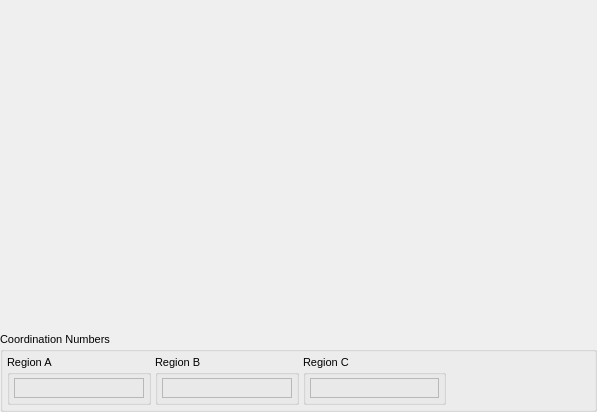
<?xml version="1.0" encoding="UTF-8"?>
<ui version="4.0">
 <class>SiteRDFModuleWidget</class>
 <widget class="QWidget" name="SiteRDFModuleWidget">
  <property name="geometry">
   <rect>
    <x>0</x>
    <y>0</y>
    <width>597</width>
    <height>412</height>
   </rect>
  </property>
  <property name="sizePolicy">
   <sizepolicy hsizetype="Expanding" vsizetype="Expanding">
    <horstretch>0</horstretch>
    <verstretch>0</verstretch>
   </sizepolicy>
  </property>
  <property name="font">
   <font>
    <pointsize>8</pointsize>
   </font>
  </property>
  <property name="windowTitle">
   <string>SiteRDF Controls</string>
  </property>
  <layout class="QVBoxLayout" name="verticalLayout">
   <property name="spacing">
    <number>0</number>
   </property>
   <property name="leftMargin">
    <number>0</number>
   </property>
   <property name="topMargin">
    <number>0</number>
   </property>
   <property name="rightMargin">
    <number>0</number>
   </property>
   <property name="bottomMargin">
    <number>0</number>
   </property>
   <item>
    <widget class="DataWidget" name="RDFPlotWidget" native="true">
     <property name="sizePolicy">
      <sizepolicy hsizetype="Expanding" vsizetype="Expanding">
       <horstretch>0</horstretch>
       <verstretch>0</verstretch>
      </sizepolicy>
     </property>
    </widget>
   </item>
   <item>
    <widget class="QGroupBox" name="groupBox">
     <property name="title">
      <string>Coordination Numbers</string>
     </property>
     <layout class="QHBoxLayout" name="horizontalLayout">
      <property name="spacing">
       <number>4</number>
      </property>
      <property name="leftMargin">
       <number>4</number>
      </property>
      <property name="topMargin">
       <number>4</number>
      </property>
      <property name="rightMargin">
       <number>4</number>
      </property>
      <property name="bottomMargin">
       <number>4</number>
      </property>
      <item>
       <widget class="QGroupBox" name="RegionAGroup">
        <property name="sizePolicy">
         <sizepolicy hsizetype="Minimum" vsizetype="Minimum">
          <horstretch>0</horstretch>
          <verstretch>0</verstretch>
         </sizepolicy>
        </property>
        <property name="title">
         <string>Region A</string>
        </property>
        <property name="checkable">
         <bool>false</bool>
        </property>
        <layout class="QHBoxLayout" name="horizontalLayout_3">
         <property name="leftMargin">
          <number>4</number>
         </property>
         <property name="topMargin">
          <number>4</number>
         </property>
         <property name="rightMargin">
          <number>4</number>
         </property>
         <property name="bottomMargin">
          <number>4</number>
         </property>
         <item>
          <widget class="SampledDoubleLabel" name="RegionAResultFrame">
           <property name="sizePolicy">
            <sizepolicy hsizetype="Expanding" vsizetype="Minimum">
             <horstretch>0</horstretch>
             <verstretch>0</verstretch>
            </sizepolicy>
           </property>
           <property name="frameShape">
            <enum>QFrame::StyledPanel</enum>
           </property>
           <property name="frameShadow">
            <enum>QFrame::Raised</enum>
           </property>
          </widget>
         </item>
        </layout>
       </widget>
      </item>
      <item>
       <widget class="QGroupBox" name="RegionBGroup">
        <property name="sizePolicy">
         <sizepolicy hsizetype="Minimum" vsizetype="Minimum">
          <horstretch>0</horstretch>
          <verstretch>0</verstretch>
         </sizepolicy>
        </property>
        <property name="minimumSize">
         <size>
          <width>0</width>
          <height>50</height>
         </size>
        </property>
        <property name="title">
         <string>Region B</string>
        </property>
        <property name="checkable">
         <bool>false</bool>
        </property>
        <layout class="QHBoxLayout" name="horizontalLayout_4">
         <property name="leftMargin">
          <number>4</number>
         </property>
         <property name="topMargin">
          <number>4</number>
         </property>
         <property name="rightMargin">
          <number>4</number>
         </property>
         <property name="bottomMargin">
          <number>4</number>
         </property>
         <item>
          <widget class="SampledDoubleLabel" name="RegionBResultFrame">
           <property name="sizePolicy">
            <sizepolicy hsizetype="Expanding" vsizetype="Minimum">
             <horstretch>0</horstretch>
             <verstretch>0</verstretch>
            </sizepolicy>
           </property>
           <property name="frameShape">
            <enum>QFrame::StyledPanel</enum>
           </property>
           <property name="frameShadow">
            <enum>QFrame::Raised</enum>
           </property>
          </widget>
         </item>
        </layout>
       </widget>
      </item>
      <item>
       <widget class="QGroupBox" name="RegionCGroup">
        <property name="sizePolicy">
         <sizepolicy hsizetype="Minimum" vsizetype="Minimum">
          <horstretch>0</horstretch>
          <verstretch>0</verstretch>
         </sizepolicy>
        </property>
        <property name="title">
         <string>Region C</string>
        </property>
        <property name="checkable">
         <bool>false</bool>
        </property>
        <layout class="QHBoxLayout" name="horizontalLayout_2">
         <property name="leftMargin">
          <number>4</number>
         </property>
         <property name="topMargin">
          <number>4</number>
         </property>
         <property name="rightMargin">
          <number>4</number>
         </property>
         <property name="bottomMargin">
          <number>4</number>
         </property>
         <item>
          <widget class="SampledDoubleLabel" name="RegionCResultFrame">
           <property name="sizePolicy">
            <sizepolicy hsizetype="Expanding" vsizetype="Minimum">
             <horstretch>0</horstretch>
             <verstretch>0</verstretch>
            </sizepolicy>
           </property>
           <property name="frameShape">
            <enum>QFrame::StyledPanel</enum>
           </property>
           <property name="frameShadow">
            <enum>QFrame::Raised</enum>
           </property>
          </widget>
         </item>
        </layout>
       </widget>
      </item>
      <item>
       <spacer name="horizontalSpacer">
        <property name="orientation">
         <enum>Qt::Horizontal</enum>
        </property>
        <property name="sizeHint" stdset="0">
         <size>
          <width>140</width>
          <height>20</height>
         </size>
        </property>
       </spacer>
      </item>
     </layout>
    </widget>
   </item>
  </layout>
 </widget>
 <customwidgets>
  <customwidget>
   <class>SampledDoubleLabel</class>
   <extends>QFrame</extends>
   <header>gui/widgets/sampledDoubleLabel.h</header>
   <container>1</container>
  </customwidget>
  <customwidget>
   <class>DataWidget</class>
   <extends>QWidget</extends>
   <header>gui/dataWidget.h</header>
   <container>1</container>
  </customwidget>
 </customwidgets>
 <resources/>
 <connections/>
</ui>
